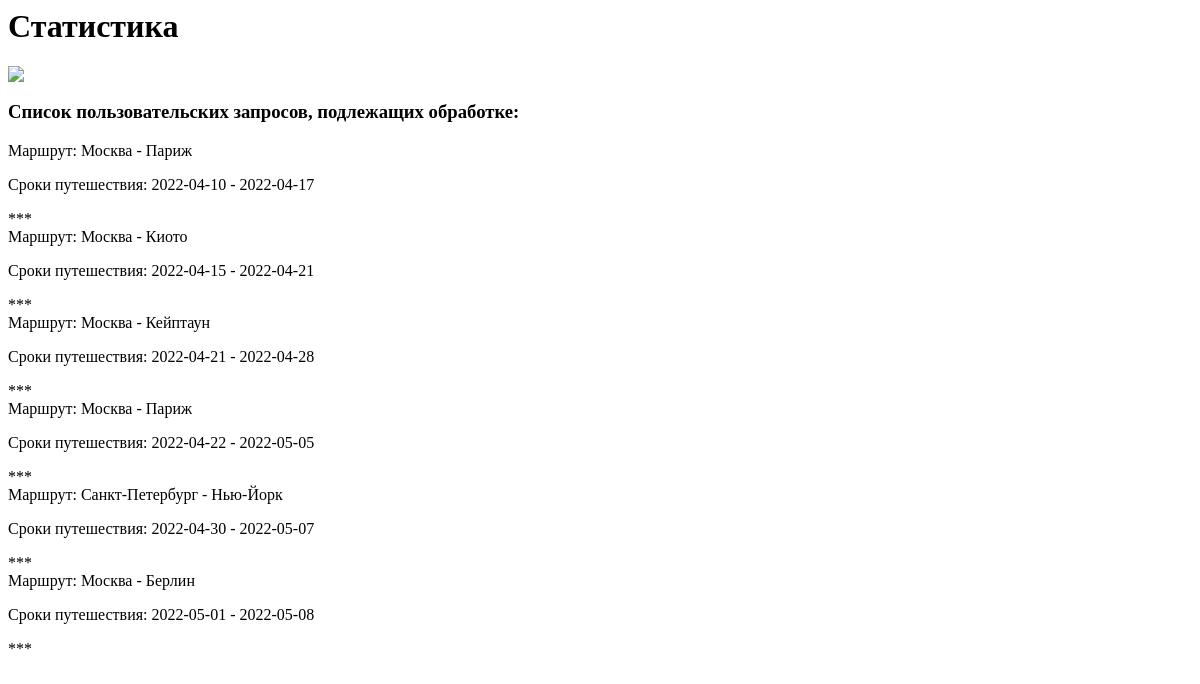
The page /statistics on the database as committed earlier.
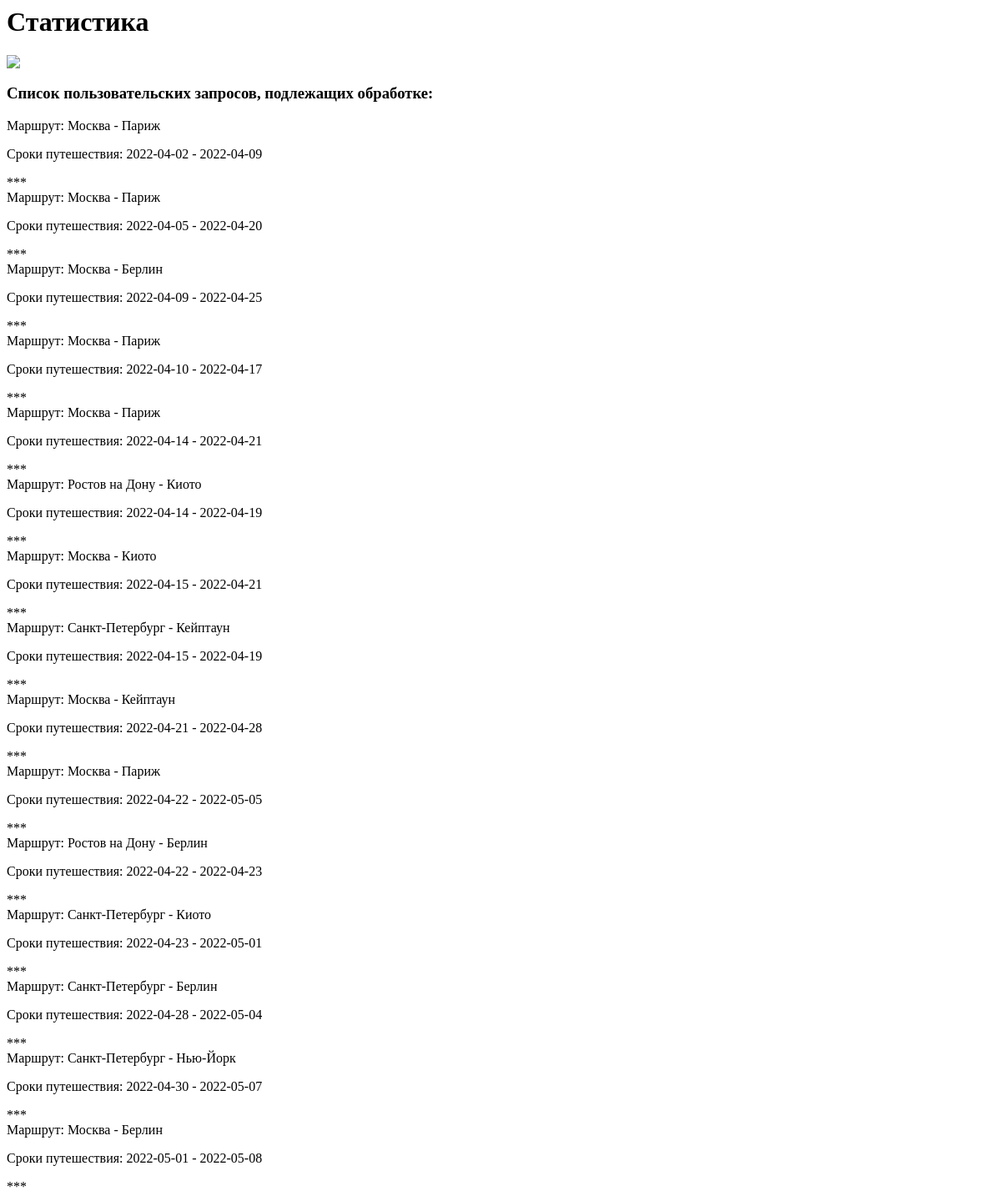
The same page on the database as committed later.
### main.py (models this page shows, shortened)
class UserRequest(db.Model):
    id = db.Column(db.Integer, primary_key=True)
    city_from = db.Column(db.String(50), nullable=False)
    city_to = db.Column(db.String(50), nullable=False)
    date_there = db.Column(db.DateTime, default=datetime.utcnow)
    date_back = db.Column(db.DateTime, nullable=True)

### main.py (the view)
@app.route('/statistics', methods=['GET'])
def statistics():
    reqs = UserRequest.query.order_by(UserRequest.date_there).all()
    create_popularity_of_cities_diagram()
    diagram = Image.open('statistics/diagram1.png')
    return render_template('statistics.html', reqs=reqs, diagram=diagram)

### main.py (called while the page is built)
def create_popularity_of_cities_diagram():
    conn = sqlite3.connect('requests.db')
    cur = conn.cursor()
    cur.execute("SELECT city_to, COUNT(city_to) FROM user_request GROUP BY city_to;")
    query_result = cur.fetchall()
    x = []
    y = []
    for element in query_result:
        x.append(element[0])
        y.append(element[1])
    plt.title('Популярность городов', fontsize=16)
    plt.xlabel('Город', fontsize=12)
    plt.ylabel('Количество запросов', fontsize=12)
    plt.bar(x, y)
    plt.savefig('statistics/diagram1.png')

### templates/statistics.html
{% block title %}
<h1>Статистика</h1>
<img src="statistics/diagram1.png">
{% endblock %}
{% block body %}
<h3>Список пользовательских запросов, подлежащих обработке:</h3>
{% for req in reqs %}
<div>Маршрут: {{ req.city_from }} - {{ req.city_to }}</div>
<p>Сроки путешествия: {{ req.date_there.date() }} - {{ req.date_back.date() }}</p>
<div>***</div>
{% endfor %}
{% endblock %}

Rows that differ between the two databases and show on the page:
added UserRequest: city_from "Москва", city_to "Париж", date_there "2022-04-02", date_back "2022-04-09"
added UserRequest: city_from "Москва", city_to "Париж", date_there "2022-04-05", date_back "2022-04-20"
added UserRequest: city_from "Москва", city_to "Берлин", date_there "2022-04-09", date_back "2022-04-25"
added UserRequest: city_from "Москва", city_to "Париж", date_there "2022-04-14", date_back "2022-04-21"
added UserRequest: city_from "Ростов на Дону", city_to "Киото", date_there "2022-04-14", date_back "2022-04-19"
added UserRequest: city_from "Санкт-Петербург", city_to "Кейптаун", date_there "2022-04-15", date_back "2022-04-19"
added UserRequest: city_from "Ростов на Дону", city_to "Берлин", date_there "2022-04-22", date_back "2022-04-23"
added UserRequest: city_from "Санкт-Петербург", city_to "Киото", date_there "2022-04-23", date_back "2022-05-01"
added UserRequest: city_from "Санкт-Петербург", city_to "Берлин", date_there "2022-04-28", date_back "2022-05-04"
